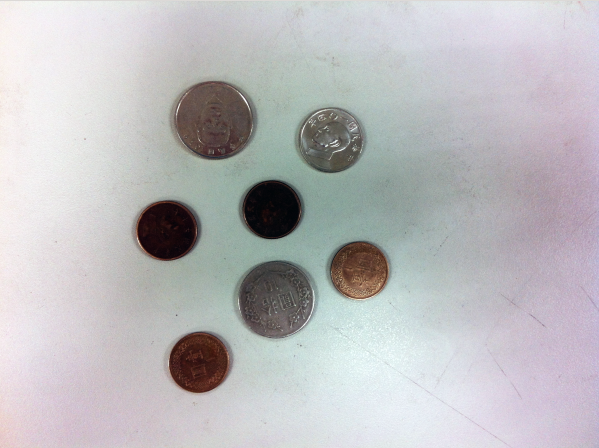
#> input picture coins.png, 599 x 448 px, found by its file name
$ jupyter execute Coins_Detection.ipynb
#> lines starting #> are read from the running program, lines starting #| are printed output that depends on the picture; after the words box and inside, x2 and y2 are one past the last pixel; in counts of white or black regions, pixels touching at a corner belong together; long printed decimals are rounded
[cell 1]
import numpy as np
import imutils
import cv2
import matplotlib.pyplot as plt

[cell 2]
image = cv2.imread('data/coins.png')
#> image is the input picture: shape (448, 599, 3); mean B, G, R 189.7, 187.4, 188.2
image = cv2.cvtColor(image, cv2.COLOR_BGR2RGB)
plt.imshow(image)
plt.show()

#高度縮小為450，寬度也等比例縮小。

r = 450.0 / image.shape[0]
#> r = 1
dim = (int(image.shape[1] * r), 450)
#> dim = (601, 450)
resized = cv2.resize(image, dim, interpolation=cv2.INTER_AREA)
plt.imshow(resized)
plt.show()

[cell 3]
#轉換為灰階
gray = cv2.cvtColor(image, cv2.COLOR_BGR2GRAY)
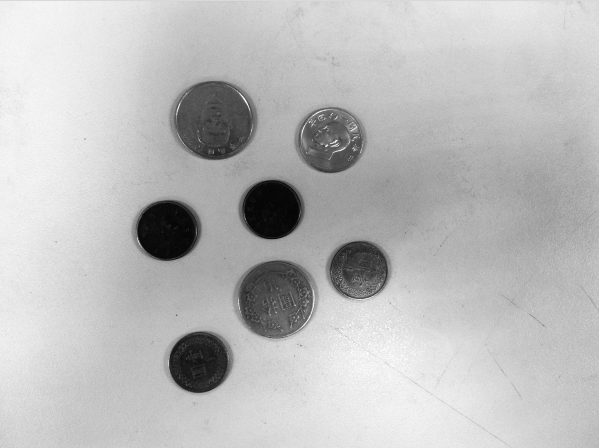
#> gray: shape (448, 599); min 4, max 253, mean 188.2
plt.imshow(gray)
plt.show()

#模糊化(使用高斯模糊)
blurred = cv2.GaussianBlur(gray, (11, 11), 0)
plt.imshow(blurred)
plt.show()

[cell 4]
#使用Canny方法尋找邊緣
edged = cv2.Canny(blurred, 10, 170)
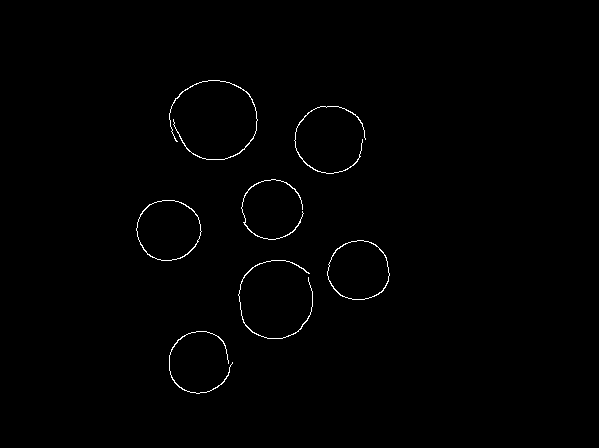
#> edged: shape (448, 599); 0.64% white in thin lines or dots, all inside (x1, y1, x2, y2) = (136, 80, 390, 394)
plt.imshow(edged)
plt.show()

#確定輪廓

contours, hierarchy = cv2.findContours(edged.copy(), cv2.RETR_EXTERNAL, cv2.CHAIN_APPROX_SIMPLE)
#> contours = 7 contours; box (x1, y1, x2, y2) and area: (136, 200, 202, 261) 3034, (327, 240, 390, 300) 2871, (169, 80, 258, 160) 58, (238, 260, 313, 339) 50, (241, 179, 304, 240) 48, (294, 106, 366, 174) 45, (169, 331, 233, 394) 43

print('count {} coins in this image'.format(len(contours)))
#| count 7 coins in this image

coins = resized.copy()
coins = cv2.drawContours(coins, contours, -1, (0, 255, 0), 2)
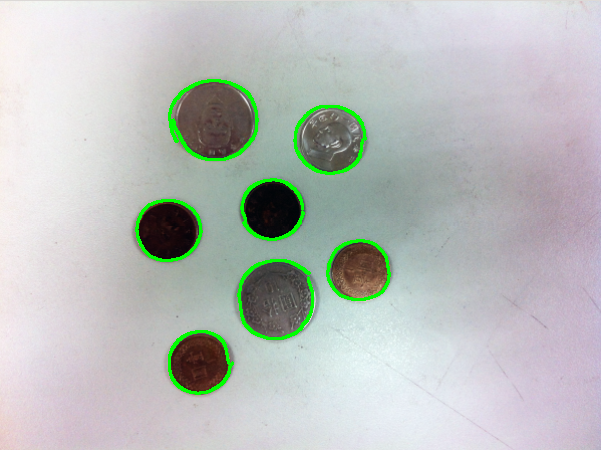
#> coins: shape (450, 601, 3); mean R, G, B 185.7, 190.1, 187.3
plt.figure(figsize=(16,12))
plt.imshow(coins)
plt.show()

[cell 5]
#取出圖形
plt.figure()

for (i, c) in enumerate(contours):
    (x, y, w, h) = cv2.boundingRect(c)
    coin = resized[y:y + h, x:x + w]

    plt.subplot(2,4,i+1)
    plt.title('Coin #{}'.format(i + 1))
    plt.imshow(coin)
#> this loop made 7 passes
#> (x, y, w, h) on passes 1 to 7: (169, 331, 64, 63), (238, 260, 75, 79), (327, 240, 63, 60), (136, 200, 66, 61), (241, 179, 63, 61), (294, 106, 72, 68), (169, 80, 89, 80)
#> pass 1, `coin = resized[y:y + h, x:x + w]`:
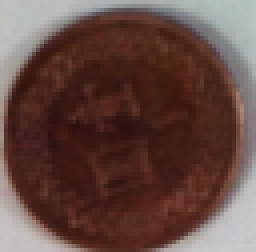
#> coin: shape (63, 64, 3) (shown 4 times larger); mean R, G, B 100.4, 72.6, 66.5
#> pass 2, `coin = resized[y:y + h, x:x + w]`:
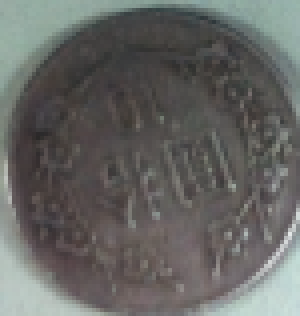
#> coin: shape (79, 75, 3) (shown 4 times larger); mean R, G, B 101, 101.2, 98.7
#> pass 3, `coin = resized[y:y + h, x:x + w]`:
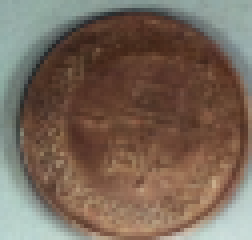
#> coin: shape (60, 63, 3) (shown 4 times larger); mean R, G, B 120.4, 102.5, 88.4
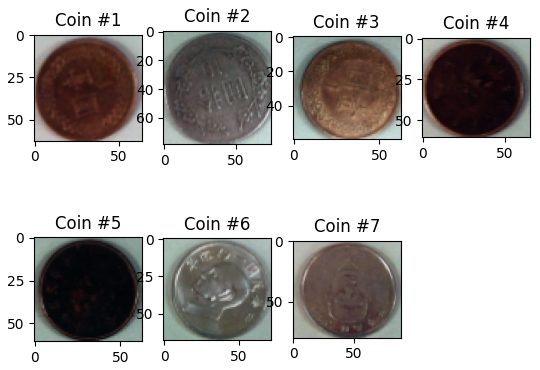
#> figure drawn by matplotlib, 7 panels

[cell 6]
#標示中心點
plt.figure(figsize=(16,12))
for (i, c) in enumerate(contours):
    # CV2.moments會傳回一系列的moments值，我們只要知道中點X, Y的取得方式是如下進行即可。

    M = cv2.moments(c)
    area = cv2.contourArea(c) #計算面積
    perimeter = cv2.arcLength(c, True) #計算周長
    print(i+1, area, perimeter)
    cX = int(M['m10'] / M['m00'])
    cY = int(M['m01'] / M['m00'])
    plt.imshow(cv2.circle(coins, (cX, cY), 10, (1, 227, 254), -1))
    plt.imshow(cv2.putText(coins, '#%d' %(i + 1), (cX-20, cY-20), cv2.FONT_HERSHEY_SIMPLEX, 1.1, (252, 197, 5), 3))
#> this loop made 7 passes
#> (area, perimeter, cX, cY) on passes 1 to 7: (43, 412, 197, 364), (50, 508.3, 274, 298), (2871, 203, 358, 270), (3034, 208.7, 168, 229), (48.5, 402.7, 273, 209), (45, 458.3, 327, 142), (58.5, 604.4, 212, 122)
#| 1 43.0 411.990
#| 2 50.0 508.274
#| 3 2871.0 202.995
#| 4 3034.0 208.652
#| 5 48.5 402.718
#| 6 45.0 458.274
#| 7 58.5 604.399
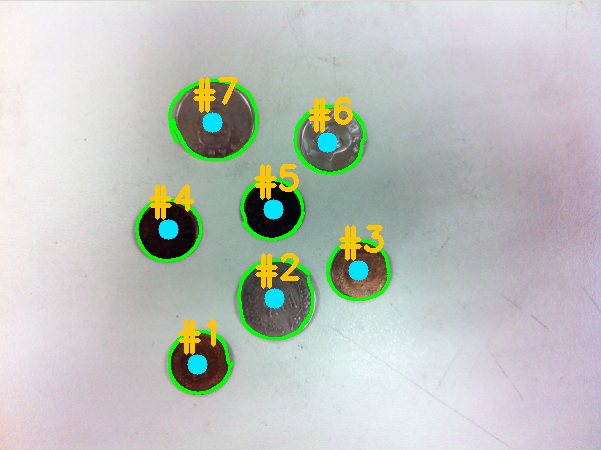
#> coins: shape (450, 601, 3); 2.63% of pixels changed, all inside (x1, y1, x2, y2) = (149, 77, 384, 375)
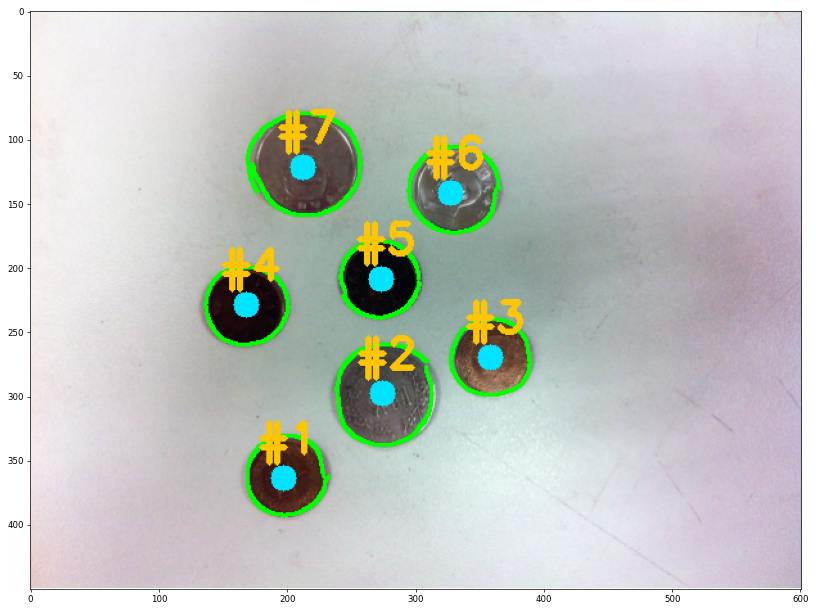
#> figure drawn by matplotlib, 1 panel
